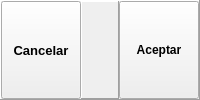
    <widget class="QFrame" name="buttonsFR">
     <property name="sizePolicy">
      <sizepolicy hsizetype="Preferred" vsizetype="Fixed">
       <horstretch>0</horstretch>
       <verstretch>0</verstretch>
      </sizepolicy>
     </property>
     <property name="styleSheet">
      <string notr="true"/>
     </property>
     <property name="frameShape">
      <enum>QFrame::Panel</enum>
     </property>
     <property name="frameShadow">
      <enum>QFrame::Raised</enum>
     </property>
     <layout class="QHBoxLayout" name="horizontalLayout_5">
      <property name="spacing">
       <number>0</number>
      </property>
      <property name="margin">
       <number>0</number>
      </property>
      <item>
       <widget class="QPushButton" name="boCancelar">
        <property name="sizePolicy">
         <sizepolicy hsizetype="Minimum" vsizetype="Preferred">
          <horstretch>2</horstretch>
          <verstretch>0</verstretch>
         </sizepolicy>
        </property>
        <property name="font">
         <font>
          <pointsize>10</pointsize>
          <weight>75</weight>
          <bold>true</bold>
         </font>
        </property>
        <property name="text">
         <string>Cancelar</string>
        </property>
        <property name="icon">
         <iconset>
          <normaloff>../imagenes/Cancel.png</normaloff>../imagenes/Cancel.png</iconset>
        </property>
        <property name="iconSize">
         <size>
          <width>48</width>
          <height>48</height>
         </size>
        </property>
       </widget>
      </item>
      <item>
       <widget class="QFrame" name="frame_12">
        <property name="sizePolicy">
         <sizepolicy hsizetype="Preferred" vsizetype="Preferred">
          <horstretch>1</horstretch>
          <verstretch>0</verstretch>
         </sizepolicy>
        </property>
        <property name="frameShape">
         <enum>QFrame::Panel</enum>
        </property>
        <property name="frameShadow">
         <enum>QFrame::Raised</enum>
        </property>
        <property name="lineWidth">
         <number>1</number>
        </property>
       </widget>
      </item>
      <item>
       <widget class="QPushButton" name="acceptBU">
        <property name="sizePolicy">
         <sizepolicy hsizetype="Minimum" vsizetype="Preferred">
          <horstretch>2</horstretch>
          <verstretch>0</verstretch>
         </sizepolicy>
        </property>
        <property name="font">
         <font>
          <pointsize>9</pointsize>
          <weight>75</weight>
          <bold>true</bold>
         </font>
        </property>
        <property name="text">
         <string>Aceptar</string>
        </property>
        <property name="icon">
         <iconset>
          <normaloff>../../admiros/CheckMark.png</normaloff>../../admiros/CheckMark.png</iconset>
        </property>
        <property name="iconSize">
         <size>
          <width>48</width>
          <height>48</height>
         </size>
        </property>
       </widget>
      </item>
     </layout>
    </widget>
